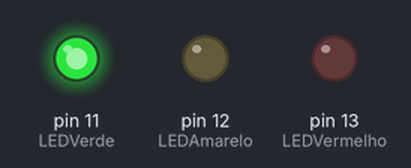
A sketch run on a simulated Arduino Uno, built with avr-gcc and run on an emulated ATmega328P. Parts: output pins drawn as LEDs (lit = HIGH).

Above: at 0.5 s.
At 2.0 s:
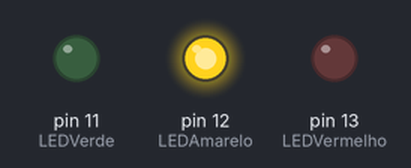
At 5.5 s:
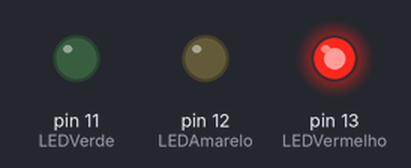
Timing chart, 0 to 10.4 s (numbered marks = the images above):
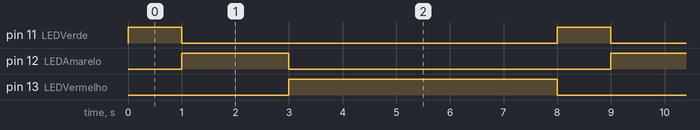

The sketch:

sketch.ino
```cpp
int LEDVermelho = 13;
int LEDAmarelo = 12;
int LEDVerde = 11;
int TempoVerde = 1000;

void setup() {
  // put your setup code here, to run once:
    pinMode(LEDVermelho, OUTPUT);
    pinMode(LEDAmarelo, OUTPUT);
    pinMode(LEDVerde, OUTPUT);
}

void loop() {
  // put your main code here, to run repeatedly:
    digitalWrite(LEDVerde, HIGH);
    digitalWrite(LEDAmarelo, LOW);
    digitalWrite(LEDVermelho, LOW);
    delay(TempoVerde);
    digitalWrite(LEDVerde, LOW);
    digitalWrite(LEDAmarelo, HIGH);
    digitalWrite(LEDVermelho, LOW);
    delay(TempoVerde * 2);
    digitalWrite(LEDVerde, LOW);
    digitalWrite(LEDAmarelo, LOW);
    digitalWrite(LEDVermelho, HIGH);
    delay(TempoVerde * 5);
}
```

Measured:
- by itself, pin 11 (LEDVerde): alternates HIGH for 1.0 s and LOW for 7.0 s
- by itself, pin 12 (LEDAmarelo): alternates HIGH for 2.0 s and LOW for 6.0 s
- by itself, pin 13 (LEDVermelho): alternates HIGH for 5.0 s and LOW for 3.0 s
